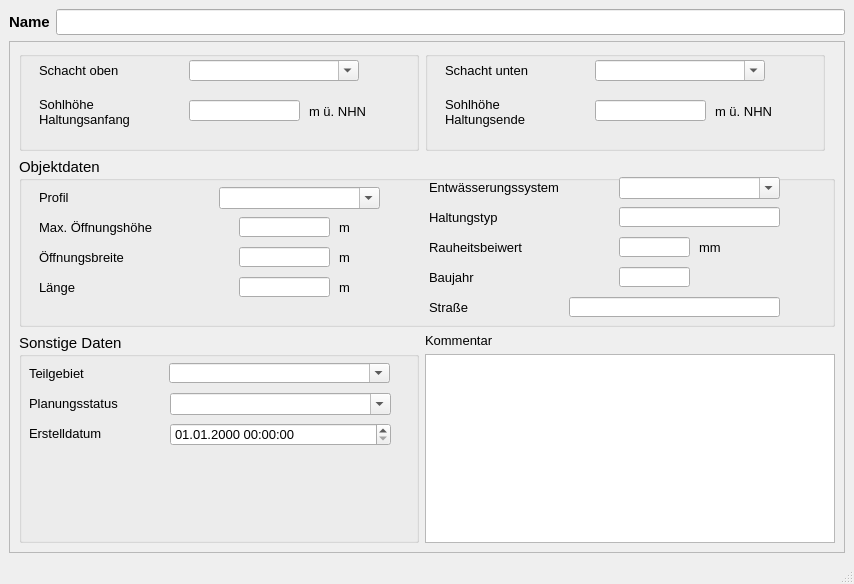
<?xml version="1.0" encoding="UTF-8"?>
<ui version="4.0">
 <class>MainWindow</class>
 <widget class="QMainWindow" name="MainWindow">
  <property name="enabled">
   <bool>true</bool>
  </property>
  <property name="geometry">
   <rect>
    <x>0</x>
    <y>0</y>
    <width>854</width>
    <height>584</height>
   </rect>
  </property>
  <property name="sizePolicy">
   <sizepolicy hsizetype="Preferred" vsizetype="Preferred">
    <horstretch>0</horstretch>
    <verstretch>0</verstretch>
   </sizepolicy>
  </property>
  <property name="minimumSize">
   <size>
    <width>680</width>
    <height>520</height>
   </size>
  </property>
  <property name="maximumSize">
   <size>
    <width>16777215</width>
    <height>16777215</height>
   </size>
  </property>
  <property name="baseSize">
   <size>
    <width>0</width>
    <height>0</height>
   </size>
  </property>
  <property name="font">
   <font>
    <family>Tahoma</family>
    <pointsize>10</pointsize>
   </font>
  </property>
  <property name="windowTitle">
   <string>Grund-/Seitenauslass</string>
  </property>
  <widget class="QWidget" name="centralwidget">
   <layout class="QVBoxLayout" name="verticalLayout">
    <item>
     <layout class="QHBoxLayout" name="horizontalLayout">
      <item>
       <widget class="QLabel" name="label">
        <property name="font">
         <font>
          <family>Tahoma</family>
          <pointsize>11</pointsize>
          <weight>75</weight>
          <bold>true</bold>
         </font>
        </property>
        <property name="text">
         <string>Name</string>
        </property>
       </widget>
      </item>
      <item>
       <widget class="QLineEdit" name="haltnam">
        <property name="font">
         <font>
          <family>Tahoma</family>
          <pointsize>11</pointsize>
         </font>
        </property>
        <property name="toolTip">
         <string>&lt;html&gt;&lt;head/&gt;&lt;body&gt;&lt;p&gt;Eindeutige Bezeichnung&lt;/p&gt;&lt;/body&gt;&lt;/html&gt;</string>
        </property>
        <property name="statusTip">
         <string>Eindeutige Bezeichnung</string>
        </property>
       </widget>
      </item>
     </layout>
    </item>
    <item>
     <widget class="QScrollArea" name="scrollArea">
      <property name="widgetResizable">
       <bool>true</bool>
      </property>
      <widget class="QWidget" name="scrollAreaWidgetContents">
       <property name="geometry">
        <rect>
         <x>0</x>
         <y>0</y>
         <width>830</width>
         <height>470</height>
        </rect>
       </property>
       <layout class="QGridLayout" name="gridLayout">
        <item row="0" column="0">
         <widget class="QGroupBox" name="groupBox_4">
          <property name="minimumSize">
           <size>
            <width>400</width>
            <height>100</height>
           </size>
          </property>
          <property name="maximumSize">
           <size>
            <width>400</width>
            <height>100</height>
           </size>
          </property>
          <property name="font">
           <font>
            <family>Tahoma</family>
            <pointsize>11</pointsize>
           </font>
          </property>
          <property name="title">
           <string/>
          </property>
          <widget class="QComboBox" name="schoben">
           <property name="geometry">
            <rect>
             <x>170</x>
             <y>9</y>
             <width>170</width>
             <height>21</height>
            </rect>
           </property>
           <property name="font">
            <font>
             <family>Tahoma</family>
             <pointsize>10</pointsize>
            </font>
           </property>
           <property name="toolTip">
            <string>&lt;html&gt;&lt;head/&gt;&lt;body&gt;&lt;p&gt;Name des oberen Schachts&lt;/p&gt;&lt;/body&gt;&lt;/html&gt;</string>
           </property>
           <property name="statusTip">
            <string>Name des oberen Schachts</string>
           </property>
           <property name="editable">
            <bool>true</bool>
           </property>
          </widget>
          <widget class="QLabel" name="label_3">
           <property name="geometry">
            <rect>
             <x>20</x>
             <y>9</y>
             <width>121</width>
             <height>21</height>
            </rect>
           </property>
           <property name="font">
            <font>
             <family>Tahoma</family>
             <pointsize>10</pointsize>
            </font>
           </property>
           <property name="text">
            <string>Schacht oben</string>
           </property>
          </widget>
          <widget class="QLabel" name="label_28">
           <property name="geometry">
            <rect>
             <x>20</x>
             <y>40</y>
             <width>151</width>
             <height>41</height>
            </rect>
           </property>
           <property name="font">
            <font>
             <family>Tahoma</family>
             <pointsize>10</pointsize>
            </font>
           </property>
           <property name="text">
            <string>Sohlhöhe
Haltungsanfang</string>
           </property>
          </widget>
          <widget class="QLabel" name="label_18">
           <property name="geometry">
            <rect>
             <x>290</x>
             <y>50</y>
             <width>61</width>
             <height>21</height>
            </rect>
           </property>
           <property name="font">
            <font>
             <family>Tahoma</family>
             <pointsize>10</pointsize>
            </font>
           </property>
           <property name="text">
            <string>m ü. NHN</string>
           </property>
          </widget>
          <widget class="QLineEdit" name="sohleoben">
           <property name="geometry">
            <rect>
             <x>170</x>
             <y>49</y>
             <width>111</width>
             <height>21</height>
            </rect>
           </property>
           <property name="font">
            <font>
             <family>Tahoma</family>
             <pointsize>10</pointsize>
            </font>
           </property>
           <property name="toolTip">
            <string/>
           </property>
           <property name="statusTip">
            <string/>
           </property>
          </widget>
         </widget>
        </item>
        <item row="0" column="1">
         <widget class="QGroupBox" name="groupBox_5">
          <property name="minimumSize">
           <size>
            <width>400</width>
            <height>0</height>
           </size>
          </property>
          <property name="maximumSize">
           <size>
            <width>400</width>
            <height>16777215</height>
           </size>
          </property>
          <property name="font">
           <font>
            <family>Tahoma</family>
            <pointsize>11</pointsize>
           </font>
          </property>
          <property name="title">
           <string/>
          </property>
          <widget class="QComboBox" name="schunten">
           <property name="geometry">
            <rect>
             <x>170</x>
             <y>9</y>
             <width>170</width>
             <height>21</height>
            </rect>
           </property>
           <property name="font">
            <font>
             <family>Tahoma</family>
             <pointsize>10</pointsize>
            </font>
           </property>
           <property name="toolTip">
            <string>&lt;html&gt;&lt;head/&gt;&lt;body&gt;&lt;p&gt;Name des unteren Schachts&lt;/p&gt;&lt;/body&gt;&lt;/html&gt;</string>
           </property>
           <property name="statusTip">
            <string>Name des unteren Schachts</string>
           </property>
           <property name="editable">
            <bool>true</bool>
           </property>
          </widget>
          <widget class="QLabel" name="label_9">
           <property name="geometry">
            <rect>
             <x>20</x>
             <y>9</y>
             <width>121</width>
             <height>21</height>
            </rect>
           </property>
           <property name="font">
            <font>
             <family>Tahoma</family>
             <pointsize>10</pointsize>
            </font>
           </property>
           <property name="text">
            <string>Schacht unten</string>
           </property>
          </widget>
          <widget class="QLabel" name="label_29">
           <property name="geometry">
            <rect>
             <x>20</x>
             <y>40</y>
             <width>131</width>
             <height>41</height>
            </rect>
           </property>
           <property name="font">
            <font>
             <family>Tahoma</family>
             <pointsize>10</pointsize>
            </font>
           </property>
           <property name="text">
            <string>Sohlhöhe
Haltungsende</string>
           </property>
          </widget>
          <widget class="QLineEdit" name="sohleunten">
           <property name="geometry">
            <rect>
             <x>170</x>
             <y>49</y>
             <width>111</width>
             <height>21</height>
            </rect>
           </property>
           <property name="font">
            <font>
             <family>Tahoma</family>
             <pointsize>10</pointsize>
            </font>
           </property>
           <property name="toolTip">
            <string/>
           </property>
           <property name="statusTip">
            <string/>
           </property>
          </widget>
          <widget class="QLabel" name="label_19">
           <property name="geometry">
            <rect>
             <x>290</x>
             <y>50</y>
             <width>61</width>
             <height>21</height>
            </rect>
           </property>
           <property name="font">
            <font>
             <family>Tahoma</family>
             <pointsize>10</pointsize>
            </font>
           </property>
           <property name="text">
            <string>m ü. NHN</string>
           </property>
          </widget>
         </widget>
        </item>
        <item row="1" column="0" colspan="2">
         <widget class="QGroupBox" name="groupBox_6">
          <property name="minimumSize">
           <size>
            <width>0</width>
            <height>170</height>
           </size>
          </property>
          <property name="maximumSize">
           <size>
            <width>16777215</width>
            <height>170</height>
           </size>
          </property>
          <property name="font">
           <font>
            <family>Tahoma</family>
            <pointsize>11</pointsize>
           </font>
          </property>
          <property name="title">
           <string>Objektdaten</string>
          </property>
          <widget class="QComboBox" name="entwart">
           <property name="geometry">
            <rect>
             <x>600</x>
             <y>20</y>
             <width>161</width>
             <height>22</height>
            </rect>
           </property>
           <property name="font">
            <font>
             <family>Tahoma</family>
             <pointsize>10</pointsize>
            </font>
           </property>
           <property name="toolTip">
            <string>&lt;html&gt;&lt;head/&gt;&lt;body&gt;&lt;p&gt;vorh. Entwässerungssystem (z.B. Mischwasser, Regenwasser etc.)&lt;/p&gt;&lt;/body&gt;&lt;/html&gt;</string>
           </property>
           <property name="statusTip">
            <string>vorh. Entwässerungssystem (z.B. Mischwasser, Regenwasser etc.)</string>
           </property>
           <property name="editable">
            <bool>true</bool>
           </property>
          </widget>
          <widget class="QLabel" name="label_17">
           <property name="geometry">
            <rect>
             <x>320</x>
             <y>60</y>
             <width>31</width>
             <height>21</height>
            </rect>
           </property>
           <property name="font">
            <font>
             <family>Tahoma</family>
             <pointsize>10</pointsize>
            </font>
           </property>
           <property name="text">
            <string>m </string>
           </property>
          </widget>
          <widget class="QLabel" name="label_8">
           <property name="geometry">
            <rect>
             <x>20</x>
             <y>60</y>
             <width>151</width>
             <height>20</height>
            </rect>
           </property>
           <property name="font">
            <font>
             <family>Tahoma</family>
             <pointsize>10</pointsize>
            </font>
           </property>
           <property name="text">
            <string>Max. Öffnungshöhe</string>
           </property>
          </widget>
          <widget class="QLabel" name="label_21">
           <property name="geometry">
            <rect>
             <x>320</x>
             <y>90</y>
             <width>31</width>
             <height>21</height>
            </rect>
           </property>
           <property name="font">
            <font>
             <family>Tahoma</family>
             <pointsize>10</pointsize>
            </font>
           </property>
           <property name="text">
            <string>m </string>
           </property>
          </widget>
          <widget class="QLineEdit" name="hoehe">
           <property name="geometry">
            <rect>
             <x>220</x>
             <y>60</y>
             <width>91</width>
             <height>20</height>
            </rect>
           </property>
           <property name="font">
            <font>
             <family>Tahoma</family>
             <pointsize>10</pointsize>
            </font>
           </property>
           <property name="toolTip">
            <string>&lt;html&gt;&lt;head/&gt;&lt;body&gt;&lt;p&gt;maximale Hubhöhe, d.h. höchste Schieberstellung&lt;/p&gt;&lt;/body&gt;&lt;/html&gt;</string>
           </property>
           <property name="statusTip">
            <string>maximale Hubhöhe, d.h. höchste Schieberstellung</string>
           </property>
          </widget>
          <widget class="QLabel" name="label_13">
           <property name="geometry">
            <rect>
             <x>20</x>
             <y>90</y>
             <width>121</width>
             <height>20</height>
            </rect>
           </property>
           <property name="font">
            <font>
             <family>Tahoma</family>
             <pointsize>10</pointsize>
            </font>
           </property>
           <property name="text">
            <string>Öffnungsbreite</string>
           </property>
          </widget>
          <widget class="QLineEdit" name="breite">
           <property name="geometry">
            <rect>
             <x>220</x>
             <y>90</y>
             <width>91</width>
             <height>20</height>
            </rect>
           </property>
           <property name="font">
            <font>
             <family>Tahoma</family>
             <pointsize>10</pointsize>
            </font>
           </property>
           <property name="toolTip">
            <string>&lt;html&gt;&lt;head/&gt;&lt;body&gt;&lt;p&gt;Bedeutung hängt vom Profiltyp ab&lt;/p&gt;&lt;/body&gt;&lt;/html&gt;</string>
           </property>
           <property name="statusTip">
            <string>Bedeutung hängt vom Profiltyp ab</string>
           </property>
          </widget>
          <widget class="QLabel" name="label_52">
           <property name="geometry">
            <rect>
             <x>410</x>
             <y>20</y>
             <width>181</width>
             <height>20</height>
            </rect>
           </property>
           <property name="font">
            <font>
             <family>Tahoma</family>
             <pointsize>10</pointsize>
            </font>
           </property>
           <property name="text">
            <string>Entwässerungssystem</string>
           </property>
          </widget>
          <widget class="QLabel" name="label_54">
           <property name="geometry">
            <rect>
             <x>20</x>
             <y>30</y>
             <width>91</width>
             <height>21</height>
            </rect>
           </property>
           <property name="font">
            <font>
             <family>Tahoma</family>
             <pointsize>10</pointsize>
            </font>
           </property>
           <property name="text">
            <string>Profil</string>
           </property>
          </widget>
          <widget class="QComboBox" name="profilnam">
           <property name="geometry">
            <rect>
             <x>200</x>
             <y>30</y>
             <width>161</width>
             <height>22</height>
            </rect>
           </property>
           <property name="font">
            <font>
             <family>Tahoma</family>
             <pointsize>10</pointsize>
            </font>
           </property>
           <property name="toolTip">
            <string/>
           </property>
           <property name="statusTip">
            <string/>
           </property>
           <property name="editable">
            <bool>true</bool>
           </property>
          </widget>
          <widget class="QLabel" name="label_23">
           <property name="geometry">
            <rect>
             <x>20</x>
             <y>120</y>
             <width>151</width>
             <height>21</height>
            </rect>
           </property>
           <property name="font">
            <font>
             <family>Tahoma</family>
             <pointsize>10</pointsize>
            </font>
           </property>
           <property name="text">
            <string>Länge</string>
           </property>
          </widget>
          <widget class="QLabel" name="label_24">
           <property name="geometry">
            <rect>
             <x>320</x>
             <y>120</y>
             <width>31</width>
             <height>21</height>
            </rect>
           </property>
           <property name="font">
            <font>
             <family>Tahoma</family>
             <pointsize>10</pointsize>
            </font>
           </property>
           <property name="text">
            <string>m </string>
           </property>
          </widget>
          <widget class="QLineEdit" name="laenge">
           <property name="geometry">
            <rect>
             <x>220</x>
             <y>120</y>
             <width>91</width>
             <height>20</height>
            </rect>
           </property>
           <property name="font">
            <font>
             <family>Tahoma</family>
             <pointsize>10</pointsize>
            </font>
           </property>
           <property name="toolTip">
            <string/>
           </property>
           <property name="statusTip">
            <string/>
           </property>
          </widget>
          <widget class="QLineEdit" name="baujahr">
           <property name="geometry">
            <rect>
             <x>600</x>
             <y>110</y>
             <width>71</width>
             <height>20</height>
            </rect>
           </property>
           <property name="toolTip">
            <string/>
           </property>
           <property name="statusTip">
            <string/>
           </property>
          </widget>
          <widget class="QLineEdit" name="ks">
           <property name="geometry">
            <rect>
             <x>600</x>
             <y>80</y>
             <width>71</width>
             <height>20</height>
            </rect>
           </property>
           <property name="font">
            <font>
             <family>Tahoma</family>
             <pointsize>10</pointsize>
            </font>
           </property>
           <property name="toolTip">
            <string>&lt;html&gt;&lt;head/&gt;&lt;body&gt;&lt;p&gt;Absolute Rauheit gemäß Prandtl-Colebrook&lt;/p&gt;&lt;/body&gt;&lt;/html&gt;</string>
           </property>
           <property name="statusTip">
            <string>Absolute Rauheit gemäß Prandtl-Colebrook</string>
           </property>
          </widget>
          <widget class="QLabel" name="label_15">
           <property name="geometry">
            <rect>
             <x>410</x>
             <y>50</y>
             <width>101</width>
             <height>21</height>
            </rect>
           </property>
           <property name="font">
            <font>
             <family>Tahoma</family>
             <pointsize>10</pointsize>
            </font>
           </property>
           <property name="text">
            <string>Haltungstyp</string>
           </property>
          </widget>
          <widget class="QLabel" name="label_66">
           <property name="geometry">
            <rect>
             <x>410</x>
             <y>140</y>
             <width>100</width>
             <height>20</height>
            </rect>
           </property>
           <property name="font">
            <font>
             <family>Tahoma</family>
             <pointsize>10</pointsize>
            </font>
           </property>
           <property name="text">
            <string>Straße</string>
           </property>
          </widget>
          <widget class="QLabel" name="label_12">
           <property name="geometry">
            <rect>
             <x>410</x>
             <y>110</y>
             <width>101</width>
             <height>21</height>
            </rect>
           </property>
           <property name="font">
            <font>
             <family>Tahoma</family>
             <pointsize>10</pointsize>
            </font>
           </property>
           <property name="text">
            <string>Baujahr</string>
           </property>
          </widget>
          <widget class="QLineEdit" name="eigentum">
           <property name="geometry">
            <rect>
             <x>430</x>
             <y>170</y>
             <width>211</width>
             <height>20</height>
            </rect>
           </property>
           <property name="toolTip">
            <string/>
           </property>
           <property name="statusTip">
            <string/>
           </property>
          </widget>
          <widget class="QLabel" name="label_61">
           <property name="geometry">
            <rect>
             <x>410</x>
             <y>80</y>
             <width>151</width>
             <height>21</height>
            </rect>
           </property>
           <property name="font">
            <font>
             <family>Tahoma</family>
             <pointsize>10</pointsize>
            </font>
           </property>
           <property name="text">
            <string>Rauheitsbeiwert</string>
           </property>
          </widget>
          <widget class="QLabel" name="label_65">
           <property name="geometry">
            <rect>
             <x>340</x>
             <y>170</y>
             <width>100</width>
             <height>20</height>
            </rect>
           </property>
           <property name="font">
            <font>
             <family>Tahoma</family>
             <pointsize>10</pointsize>
            </font>
           </property>
           <property name="text">
            <string>Eigentümer</string>
           </property>
          </widget>
          <widget class="QLineEdit" name="haltungstyp">
           <property name="geometry">
            <rect>
             <x>600</x>
             <y>50</y>
             <width>161</width>
             <height>20</height>
            </rect>
           </property>
          </widget>
          <widget class="QLineEdit" name="strasse">
           <property name="geometry">
            <rect>
             <x>550</x>
             <y>140</y>
             <width>211</width>
             <height>20</height>
            </rect>
           </property>
           <property name="toolTip">
            <string/>
           </property>
           <property name="statusTip">
            <string/>
           </property>
          </widget>
          <widget class="QLabel" name="label_25">
           <property name="geometry">
            <rect>
             <x>20</x>
             <y>170</y>
             <width>101</width>
             <height>21</height>
            </rect>
           </property>
           <property name="font">
            <font>
             <family>Tahoma</family>
             <pointsize>10</pointsize>
            </font>
           </property>
           <property name="text">
            <string>Material</string>
           </property>
          </widget>
          <widget class="QLineEdit" name="material">
           <property name="geometry">
            <rect>
             <x>130</x>
             <y>170</y>
             <width>161</width>
             <height>20</height>
            </rect>
           </property>
           <property name="toolTip">
            <string/>
           </property>
           <property name="statusTip">
            <string/>
           </property>
          </widget>
          <widget class="QLabel" name="label_70">
           <property name="geometry">
            <rect>
             <x>680</x>
             <y>80</y>
             <width>46</width>
             <height>21</height>
            </rect>
           </property>
           <property name="font">
            <font>
             <family>Tahoma</family>
             <pointsize>10</pointsize>
            </font>
           </property>
           <property name="text">
            <string>mm</string>
           </property>
          </widget>
         </widget>
        </item>
        <item row="2" column="0" rowspan="2">
         <widget class="QGroupBox" name="groupBox_3">
          <property name="font">
           <font>
            <family>Tahoma</family>
            <pointsize>11</pointsize>
           </font>
          </property>
          <property name="title">
           <string>Sonstige Daten</string>
          </property>
          <widget class="QComboBox" name="teilgebiet">
           <property name="geometry">
            <rect>
             <x>150</x>
             <y>30</y>
             <width>221</width>
             <height>20</height>
            </rect>
           </property>
           <property name="font">
            <font>
             <family>Tahoma</family>
             <pointsize>10</pointsize>
            </font>
           </property>
           <property name="toolTip">
            <string>&lt;html&gt;&lt;head/&gt;&lt;body&gt;&lt;p&gt;Zuordnung zu definiertem Teilgebiet&lt;/p&gt;&lt;/body&gt;&lt;/html&gt;</string>
           </property>
           <property name="statusTip">
            <string>Zuordnung zu definiertem Teilgebiet</string>
           </property>
           <property name="editable">
            <bool>true</bool>
           </property>
          </widget>
          <widget class="QLabel" name="label_11">
           <property name="geometry">
            <rect>
             <x>10</x>
             <y>30</y>
             <width>71</width>
             <height>20</height>
            </rect>
           </property>
           <property name="font">
            <font>
             <family>Tahoma</family>
             <pointsize>10</pointsize>
            </font>
           </property>
           <property name="text">
            <string>Teilgebiet</string>
           </property>
           <property name="buddy">
            <cstring>simstatus</cstring>
           </property>
          </widget>
          <widget class="QComboBox" name="simstatus">
           <property name="geometry">
            <rect>
             <x>151</x>
             <y>60</y>
             <width>221</width>
             <height>22</height>
            </rect>
           </property>
           <property name="font">
            <font>
             <family>Tahoma</family>
             <pointsize>10</pointsize>
            </font>
           </property>
           <property name="toolTip">
            <string>&lt;html&gt;&lt;head/&gt;&lt;body&gt;&lt;p&gt;&lt;span style=&quot; font-family:'Calibri','sans-serif';&quot;&gt;aktueller Status (z.B. vorhanden, in Planung etc.)&lt;/span&gt;&lt;/p&gt;&lt;/body&gt;&lt;/html&gt;</string>
           </property>
           <property name="statusTip">
            <string>aktueller Status (z.B. vorhanden, in Planung etc.)</string>
           </property>
           <property name="editable">
            <bool>true</bool>
           </property>
          </widget>
          <widget class="QgsDateTimeEdit" name="createdat">
           <property name="geometry">
            <rect>
             <x>151</x>
             <y>90</y>
             <width>221</width>
             <height>23</height>
            </rect>
           </property>
           <property name="font">
            <font>
             <family>Tahoma</family>
             <pointsize>10</pointsize>
            </font>
           </property>
           <property name="currentSection">
            <enum>QDateTimeEdit::DaySection</enum>
           </property>
           <property name="displayFormat">
            <string>dd.MM.yyyy HH:mm:ss</string>
           </property>
          </widget>
          <widget class="QLabel" name="label_10">
           <property name="geometry">
            <rect>
             <x>10</x>
             <y>60</y>
             <width>111</width>
             <height>21</height>
            </rect>
           </property>
           <property name="font">
            <font>
             <family>Tahoma</family>
             <pointsize>10</pointsize>
            </font>
           </property>
           <property name="text">
            <string>Planungsstatus</string>
           </property>
           <property name="buddy">
            <cstring>simstatus</cstring>
           </property>
          </widget>
          <widget class="QLabel" name="label_71">
           <property name="geometry">
            <rect>
             <x>10</x>
             <y>90</y>
             <width>151</width>
             <height>21</height>
            </rect>
           </property>
           <property name="font">
            <font>
             <family>Tahoma</family>
             <pointsize>10</pointsize>
            </font>
           </property>
           <property name="text">
            <string>Erstelldatum</string>
           </property>
          </widget>
         </widget>
        </item>
        <item row="2" column="1">
         <widget class="QLabel" name="label_22">
          <property name="font">
           <font>
            <family>Tahoma</family>
            <pointsize>10</pointsize>
           </font>
          </property>
          <property name="text">
           <string>Kommentar</string>
          </property>
         </widget>
        </item>
        <item row="3" column="1">
         <widget class="QTextEdit" name="kommentar">
          <property name="font">
           <font>
            <family>Tahoma</family>
            <pointsize>10</pointsize>
           </font>
          </property>
          <property name="toolTip">
           <string>&lt;html&gt;&lt;head/&gt;&lt;body&gt;&lt;p&gt;&lt;span style=&quot; font-family:'Calibri','sans-serif';&quot;&gt;Platz für zusätzliche Kommentare&lt;/span&gt;&lt;/p&gt;&lt;/body&gt;&lt;/html&gt;</string>
          </property>
          <property name="statusTip">
           <string>Platz für zusätzliche Kommentare</string>
          </property>
         </widget>
        </item>
       </layout>
      </widget>
     </widget>
    </item>
   </layout>
  </widget>
  <widget class="QMenuBar" name="menubar">
   <property name="geometry">
    <rect>
     <x>0</x>
     <y>0</y>
     <width>854</width>
     <height>27</height>
    </rect>
   </property>
  </widget>
  <widget class="QStatusBar" name="statusbar"/>
 </widget>
 <customwidgets>
  <customwidget>
   <class>QgsDateTimeEdit</class>
   <extends>QDateTimeEdit</extends>
   <header>qgsdatetimeedit.h</header>
  </customwidget>
 </customwidgets>
 <tabstops>
  <tabstop>haltnam</tabstop>
  <tabstop>teilgebiet</tabstop>
  <tabstop>simstatus</tabstop>
  <tabstop>createdat</tabstop>
  <tabstop>kommentar</tabstop>
 </tabstops>
 <resources/>
 <connections/>
</ui>
